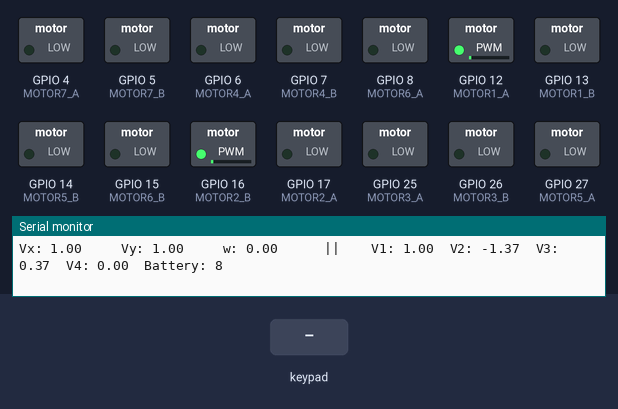
Recording of a sketch running on a simulated ESP32. Shown: switched loads named in the sketch (green lamp = pin HIGH), the last lines printed to the serial monitor. The test bench sets the inputs (shaded band). Nothing arrives over Bluetooth unless stated.

Above: at 1.2 s.
1.3 s: key 'U' pressed
At 1.52 s:
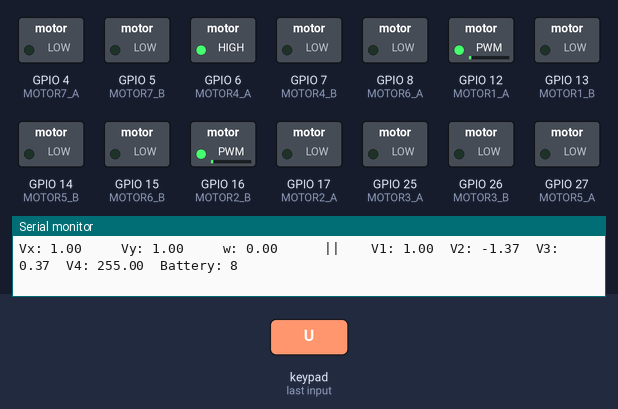
3.2 s: key 'D' pressed
At 3.42 s:
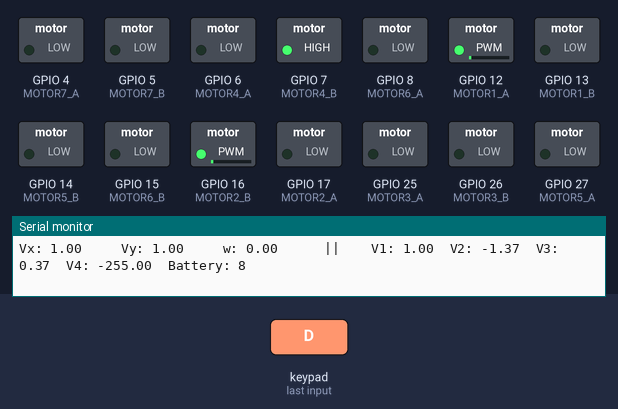
Timing chart, 0 to 6.2 s (numbered marks = the images above; inputs shaded):
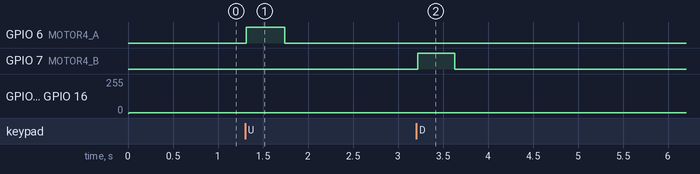

The sketch:

full_ganti_pinmotor.ino
```cpp
#include <PS4Controller.h>

#define MOTOR3_A 25 // Wheel 3
#define MOTOR3_B 26
#define MOTOR1_A 12 // Wheel 2
#define MOTOR1_B 13
#define MOTOR2_A 17 // Wheel 1
#define MOTOR2_B 16
#define MOTOR4_A 6 // Linear Actuator for Shooting
#define MOTOR4_B 7
#define MOTOR5_A 27 // Shooter
#define MOTOR5_B 14
#define MOTOR6_A 8 // Conveyor kanan
#define MOTOR6_B 15
#define MOTOR7_A 4 // conveyor kiri
#define MOTOR7_B 5
#define MOTOR8_A 33 // Naik kana conve bawah
#define MOTOR8_B 32

float Vx = 0.0;
float Vy = 0.0;
float w = 0.0;
float v1 = 0.0;
float v2 = 0.0;
float v3 = 0.0;
float v4 = 0.0;
float v5 = 0.0;
float v6 = 0.0;

void setup() {
  Serial.begin(115200);

  // Initialize motor pins
  pinMode(MOTOR1_A, OUTPUT);
  pinMode(MOTOR1_B, OUTPUT);
  pinMode(MOTOR2_A, OUTPUT);
  pinMode(MOTOR2_B, OUTPUT);
  pinMode(MOTOR3_A, OUTPUT);
  pinMode(MOTOR3_B, OUTPUT);
  pinMode(MOTOR4_A, OUTPUT);
  pinMode(MOTOR4_B, OUTPUT);
  pinMode(MOTOR5_A, OUTPUT);
  pinMode(MOTOR5_B, OUTPUT);
  pinMode(MOTOR6_A, OUTPUT);
  pinMode(MOTOR6_B, OUTPUT);
  pinMode(MOTOR7_A, OUTPUT);
  pinMode(MOTOR7_B, OUTPUT);
  pinMode(MOTOR8_A, OUTPUT);
  pinMode(MOTOR8_B, OUTPUT);

  Serial.println("Starting PS4 controller setup...");

  // Initialize PS4 controller with MAC address
  // Make sure this MAC matches your PS4 controller's MAC
  PS4.begin("d0:2a:aa:06:22:c2");

  Serial.println("PS4 controller initialized!");
  Serial.println("Please connect your PS4 controller...");
  Serial.println("Press and hold PS + Share buttons simultaneously for 3 seconds");
}

void loop() {
  if (PS4.isConnected()) {
    // Map joystick values to motor speeds
    Vx = map(PS4.LStickX(), -128, 127, -255, 255);
    Vy = map(PS4.LStickY(), -128, 127, -255, 255);
    w = map(PS4.RStickX(), -128, 127, -180, 180);

    // Calculate wheel velocities for omnidirectional movement
    v1 = Vx + w / 2;
    v2 = -Vx * cos(60 * PI / 180) - Vy * cos(30 * PI / 180) + w / 2;
    v3 = -Vx * cos(60 * PI / 180) + Vy * cos(30 * PI / 180) + w / 2;

    // Shooter and conveyor controls
    v5 = map(PS4.R2(), 0, 255, 0, 255);  // Right trigger for shooter
    v6 = map(PS4.L2(), 0, 255, 0, 255);  // Left trigger for conveyor

    // Linear actuator control
    if (PS4.Up()) {
      v4 = 255;
    } else if (PS4.Down()) {
      v4 = -255;
    } else {
      v4 = 0;
    }

    // Debug output
    Serial.printf("Vx: %.2f   \tVy: %.2f   \tw: %.2f    \t||\t  V1: %.2f\tV2: %.2f\tV3: %.2f\tV4: %.2f\t", Vx, Vy, w, v1, v2, v3, v4);
    Serial.printf("Battery: %d", PS4.Battery());
    if (PS4.Charging()) Serial.print(" (Charging)");
    Serial.println();

    // Control all motors
    controlMotor(v1, MOTOR1_A, MOTOR1_B);
    controlMotor(v2, MOTOR2_A, MOTOR2_B);
    controlMotor(v3, MOTOR3_A, MOTOR3_B);
    controlMotor(v4, MOTOR4_A, MOTOR4_B);
    controlMotor(v5, MOTOR5_A, MOTOR5_B);
    controlMotor(v6, MOTOR6_A, MOTOR6_B);

    delay(20); // Small delay for stability
  } else {
    // Connection status
    static unsigned long lastPrint = 0;
    if (millis() - lastPrint > 2000) {
      Serial.println("PS4 controller not connected. Waiting...");
      lastPrint = millis();
    }
    delay(100);
  }
}

void controlMotor(float v_target, int in1, int in2) {
  int pwmVal = (int) fabs(v_target);
  if (pwmVal > 255) pwmVal = 255;

  int dir = (v_target >= 0) ? 1 : -1;

  if (dir == 1) {
    analogWrite(in1, pwmVal);
    analogWrite(in2, 0);  // Use 0 instead of LOW for clarity
  } else {
    analogWrite(in1, 0);
    analogWrite(in2, pwmVal);
  }
}
```

Measured:
- after the input at 1.3 s, GPIO 6 (MOTOR4_A): LOW → HIGH at once, → LOW 0.43 s later
- after the input at 3.2 s, GPIO 7 (MOTOR4_B): LOW → HIGH at once, → LOW 0.41 s later
